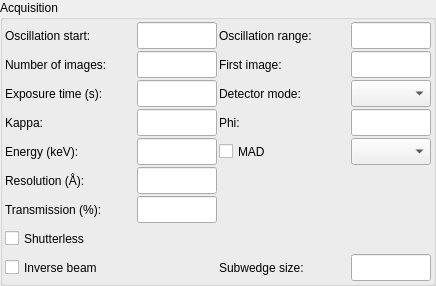
<?xml version="1.0" encoding="UTF-8"?>
<ui version="4.0">
 <class>AcquisitionWidgetVerticalLayout</class>
 <widget class="QWidget" name="AcquisitionWidgetVerticalLayout">
  <property name="geometry">
   <rect>
    <x>0</x>
    <y>0</y>
    <width>436</width>
    <height>281</height>
   </rect>
  </property>
  <property name="sizePolicy">
   <sizepolicy hsizetype="Preferred" vsizetype="Preferred">
    <horstretch>0</horstretch>
    <verstretch>0</verstretch>
   </sizepolicy>
  </property>
  <property name="minimumSize">
   <size>
    <width>0</width>
    <height>0</height>
   </size>
  </property>
  <property name="maximumSize">
   <size>
    <width>32767</width>
    <height>32767</height>
   </size>
  </property>
  <property name="windowTitle">
   <string>Acquisition widget</string>
  </property>
  <layout class="QGridLayout" name="gridLayout_2">
   <property name="margin">
    <number>0</number>
   </property>
   <item row="0" column="0">
    <widget class="QGroupBox" name="acq_gbox">
     <property name="sizePolicy">
      <sizepolicy hsizetype="Preferred" vsizetype="Fixed">
       <horstretch>0</horstretch>
       <verstretch>0</verstretch>
      </sizepolicy>
     </property>
     <property name="minimumSize">
      <size>
       <width>0</width>
       <height>0</height>
      </size>
     </property>
     <property name="maximumSize">
      <size>
       <width>32767</width>
       <height>32767</height>
      </size>
     </property>
     <property name="title">
      <string>Acquisition</string>
     </property>
     <layout class="QGridLayout" name="gridLayout">
      <property name="margin">
       <number>2</number>
      </property>
      <property name="spacing">
       <number>2</number>
      </property>
      <item row="0" column="0">
       <widget class="QLabel" name="osc_start_label">
        <property name="sizePolicy">
         <sizepolicy hsizetype="Preferred" vsizetype="Preferred">
          <horstretch>0</horstretch>
          <verstretch>0</verstretch>
         </sizepolicy>
        </property>
        <property name="minimumSize">
         <size>
          <width>0</width>
          <height>27</height>
         </size>
        </property>
        <property name="maximumSize">
         <size>
          <width>1677215</width>
          <height>27</height>
         </size>
        </property>
        <property name="text">
         <string>Oscillation start:</string>
        </property>
       </widget>
      </item>
      <item row="0" column="1">
       <widget class="QLineEdit" name="osc_start_ledit">
        <property name="minimumSize">
         <size>
          <width>80</width>
          <height>27</height>
         </size>
        </property>
        <property name="maximumSize">
         <size>
          <width>70</width>
          <height>27</height>
         </size>
        </property>
       </widget>
      </item>
      <item row="0" column="2">
       <widget class="QLabel" name="osc_range_label">
        <property name="minimumSize">
         <size>
          <width>0</width>
          <height>27</height>
         </size>
        </property>
        <property name="maximumSize">
         <size>
          <width>150</width>
          <height>27</height>
         </size>
        </property>
        <property name="text">
         <string>Oscillation range:</string>
        </property>
        <property name="wordWrap">
         <bool>false</bool>
        </property>
       </widget>
      </item>
      <item row="0" column="3">
       <widget class="QLineEdit" name="osc_range_ledit">
        <property name="minimumSize">
         <size>
          <width>80</width>
          <height>27</height>
         </size>
        </property>
        <property name="maximumSize">
         <size>
          <width>70</width>
          <height>27</height>
         </size>
        </property>
       </widget>
      </item>
      <item row="1" column="0">
       <widget class="QLabel" name="num_images_label">
        <property name="minimumSize">
         <size>
          <width>0</width>
          <height>27</height>
         </size>
        </property>
        <property name="maximumSize">
         <size>
          <width>16777215</width>
          <height>27</height>
         </size>
        </property>
        <property name="acceptDrops">
         <bool>true</bool>
        </property>
        <property name="text">
         <string>Number of images:</string>
        </property>
        <property name="wordWrap">
         <bool>false</bool>
        </property>
       </widget>
      </item>
      <item row="1" column="1">
       <widget class="QLineEdit" name="num_images_ledit">
        <property name="minimumSize">
         <size>
          <width>80</width>
          <height>27</height>
         </size>
        </property>
        <property name="maximumSize">
         <size>
          <width>70</width>
          <height>27</height>
         </size>
        </property>
       </widget>
      </item>
      <item row="1" column="2">
       <widget class="QLabel" name="first_iamge_label">
        <property name="minimumSize">
         <size>
          <width>0</width>
          <height>27</height>
         </size>
        </property>
        <property name="maximumSize">
         <size>
          <width>16777215</width>
          <height>27</height>
         </size>
        </property>
        <property name="text">
         <string>First image:</string>
        </property>
        <property name="wordWrap">
         <bool>false</bool>
        </property>
       </widget>
      </item>
      <item row="1" column="3">
       <widget class="QLineEdit" name="first_image_ledit">
        <property name="sizePolicy">
         <sizepolicy hsizetype="Expanding" vsizetype="Preferred">
          <horstretch>0</horstretch>
          <verstretch>0</verstretch>
         </sizepolicy>
        </property>
        <property name="minimumSize">
         <size>
          <width>80</width>
          <height>27</height>
         </size>
        </property>
        <property name="maximumSize">
         <size>
          <width>70</width>
          <height>27</height>
         </size>
        </property>
       </widget>
      </item>
      <item row="2" column="0">
       <widget class="QLabel" name="exp_time_label">
        <property name="minimumSize">
         <size>
          <width>0</width>
          <height>27</height>
         </size>
        </property>
        <property name="maximumSize">
         <size>
          <width>16777215</width>
          <height>27</height>
         </size>
        </property>
        <property name="text">
         <string>Exposure time (s):</string>
        </property>
        <property name="wordWrap">
         <bool>false</bool>
        </property>
       </widget>
      </item>
      <item row="2" column="1">
       <widget class="QLineEdit" name="exp_time_ledit">
        <property name="minimumSize">
         <size>
          <width>80</width>
          <height>27</height>
         </size>
        </property>
        <property name="maximumSize">
         <size>
          <width>70</width>
          <height>27</height>
         </size>
        </property>
       </widget>
      </item>
      <item row="2" column="2">
       <widget class="QLabel" name="detector_roi_mode_label">
        <property name="enabled">
         <bool>true</bool>
        </property>
        <property name="sizePolicy">
         <sizepolicy hsizetype="Fixed" vsizetype="Preferred">
          <horstretch>0</horstretch>
          <verstretch>0</verstretch>
         </sizepolicy>
        </property>
        <property name="minimumSize">
         <size>
          <width>0</width>
          <height>27</height>
         </size>
        </property>
        <property name="maximumSize">
         <size>
          <width>160</width>
          <height>27</height>
         </size>
        </property>
        <property name="text">
         <string>Detector mode:</string>
        </property>
        <property name="wordWrap">
         <bool>false</bool>
        </property>
       </widget>
      </item>
      <item row="2" column="3">
       <widget class="QComboBox" name="detector_roi_mode_combo">
        <property name="enabled">
         <bool>true</bool>
        </property>
        <property name="minimumSize">
         <size>
          <width>80</width>
          <height>27</height>
         </size>
        </property>
        <property name="maximumSize">
         <size>
          <width>70</width>
          <height>27</height>
         </size>
        </property>
        <property name="toolTip">
         <string>Select necesaary detector mode</string>
        </property>
       </widget>
      </item>
      <item row="3" column="0">
       <widget class="QLabel" name="kappa_label">
        <property name="minimumSize">
         <size>
          <width>0</width>
          <height>27</height>
         </size>
        </property>
        <property name="maximumSize">
         <size>
          <width>16777215</width>
          <height>27</height>
         </size>
        </property>
        <property name="text">
         <string>Kappa:</string>
        </property>
        <property name="wordWrap">
         <bool>false</bool>
        </property>
       </widget>
      </item>
      <item row="3" column="1">
       <widget class="QLineEdit" name="kappa_ledit">
        <property name="minimumSize">
         <size>
          <width>80</width>
          <height>27</height>
         </size>
        </property>
        <property name="maximumSize">
         <size>
          <width>80</width>
          <height>27</height>
         </size>
        </property>
       </widget>
      </item>
      <item row="3" column="2">
       <widget class="QLabel" name="kappa_phi_label">
        <property name="minimumSize">
         <size>
          <width>0</width>
          <height>27</height>
         </size>
        </property>
        <property name="maximumSize">
         <size>
          <width>16777215</width>
          <height>27</height>
         </size>
        </property>
        <property name="text">
         <string>Phi:</string>
        </property>
        <property name="wordWrap">
         <bool>false</bool>
        </property>
       </widget>
      </item>
      <item row="3" column="3">
       <widget class="QLineEdit" name="kappa_phi_ledit">
        <property name="minimumSize">
         <size>
          <width>80</width>
          <height>27</height>
         </size>
        </property>
        <property name="maximumSize">
         <size>
          <width>70</width>
          <height>27</height>
         </size>
        </property>
       </widget>
      </item>
      <item row="4" column="0">
       <widget class="QLabel" name="energy_label">
        <property name="minimumSize">
         <size>
          <width>0</width>
          <height>27</height>
         </size>
        </property>
        <property name="maximumSize">
         <size>
          <width>16777215</width>
          <height>27</height>
         </size>
        </property>
        <property name="text">
         <string>Energy (keV):</string>
        </property>
        <property name="wordWrap">
         <bool>false</bool>
        </property>
       </widget>
      </item>
      <item row="4" column="1">
       <widget class="QLineEdit" name="energy_ledit">
        <property name="minimumSize">
         <size>
          <width>80</width>
          <height>27</height>
         </size>
        </property>
        <property name="maximumSize">
         <size>
          <width>70</width>
          <height>27</height>
         </size>
        </property>
       </widget>
      </item>
      <item row="4" column="2">
       <widget class="QCheckBox" name="mad_cbox">
        <property name="minimumSize">
         <size>
          <width>0</width>
          <height>27</height>
         </size>
        </property>
        <property name="maximumSize">
         <size>
          <width>16777215</width>
          <height>27</height>
         </size>
        </property>
        <property name="toolTip">
         <string>Check to use energies from energy scan</string>
        </property>
        <property name="text">
         <string>MAD</string>
        </property>
       </widget>
      </item>
      <item row="4" column="3">
       <widget class="QComboBox" name="energies_combo">
        <property name="minimumSize">
         <size>
          <width>80</width>
          <height>27</height>
         </size>
        </property>
        <property name="maximumSize">
         <size>
          <width>80</width>
          <height>27</height>
         </size>
        </property>
        <property name="toolTip">
         <string>Check to use energies from energy scan</string>
        </property>
       </widget>
      </item>
      <item row="5" column="0">
       <widget class="QLabel" name="resolution_label">
        <property name="minimumSize">
         <size>
          <width>0</width>
          <height>27</height>
         </size>
        </property>
        <property name="maximumSize">
         <size>
          <width>16777215</width>
          <height>27</height>
         </size>
        </property>
        <property name="text">
         <string>Resolution (Å):</string>
        </property>
        <property name="wordWrap">
         <bool>false</bool>
        </property>
       </widget>
      </item>
      <item row="5" column="1">
       <widget class="QLineEdit" name="resolution_ledit">
        <property name="minimumSize">
         <size>
          <width>80</width>
          <height>27</height>
         </size>
        </property>
        <property name="maximumSize">
         <size>
          <width>70</width>
          <height>27</height>
         </size>
        </property>
       </widget>
      </item>
      <item row="6" column="0">
       <widget class="QLabel" name="transmission_label">
        <property name="sizePolicy">
         <sizepolicy hsizetype="Preferred" vsizetype="Preferred">
          <horstretch>0</horstretch>
          <verstretch>0</verstretch>
         </sizepolicy>
        </property>
        <property name="minimumSize">
         <size>
          <width>0</width>
          <height>27</height>
         </size>
        </property>
        <property name="maximumSize">
         <size>
          <width>16777215</width>
          <height>27</height>
         </size>
        </property>
        <property name="text">
         <string>Transmission (%):</string>
        </property>
        <property name="wordWrap">
         <bool>false</bool>
        </property>
       </widget>
      </item>
      <item row="6" column="1">
       <widget class="QLineEdit" name="transmission_ledit">
        <property name="minimumSize">
         <size>
          <width>80</width>
          <height>27</height>
         </size>
        </property>
        <property name="maximumSize">
         <size>
          <width>70</width>
          <height>27</height>
         </size>
        </property>
       </widget>
      </item>
      <item row="7" column="0">
       <widget class="QCheckBox" name="shutterless_cbx">
        <property name="minimumSize">
         <size>
          <width>0</width>
          <height>27</height>
         </size>
        </property>
        <property name="text">
         <string>Shutterless</string>
        </property>
       </widget>
      </item>
      <item row="8" column="0">
       <widget class="QCheckBox" name="inverse_beam_cbx">
        <property name="sizePolicy">
         <sizepolicy hsizetype="Fixed" vsizetype="Preferred">
          <horstretch>0</horstretch>
          <verstretch>0</verstretch>
         </sizepolicy>
        </property>
        <property name="minimumSize">
         <size>
          <width>0</width>
          <height>27</height>
         </size>
        </property>
        <property name="maximumSize">
         <size>
          <width>150</width>
          <height>16777215</height>
         </size>
        </property>
        <property name="toolTip">
         <string>Check to use inverse beam and specify subwedge size</string>
        </property>
        <property name="text">
         <string>Inverse beam</string>
        </property>
       </widget>
      </item>
      <item row="8" column="2">
       <widget class="QLabel" name="subwedge_size_label">
        <property name="minimumSize">
         <size>
          <width>0</width>
          <height>27</height>
         </size>
        </property>
        <property name="maximumSize">
         <size>
          <width>16777215</width>
          <height>27</height>
         </size>
        </property>
        <property name="toolTip">
         <string>Check to use inverse beam and specify subwedge size</string>
        </property>
        <property name="text">
         <string>Subwedge size:</string>
        </property>
        <property name="wordWrap">
         <bool>false</bool>
        </property>
       </widget>
      </item>
      <item row="8" column="3">
       <widget class="QLineEdit" name="subwedge_size_ledit">
        <property name="minimumSize">
         <size>
          <width>80</width>
          <height>27</height>
         </size>
        </property>
        <property name="maximumSize">
         <size>
          <width>80</width>
          <height>27</height>
         </size>
        </property>
        <property name="toolTip">
         <string>Check to use inverse beam and specify subwedge size</string>
        </property>
       </widget>
      </item>
     </layout>
    </widget>
   </item>
  </layout>
 </widget>
 <layoutdefault spacing="6" margin="11"/>
 <pixmapfunction>qPixmapFromMimeSource</pixmapfunction>
 <resources/>
 <connections/>
</ui>
